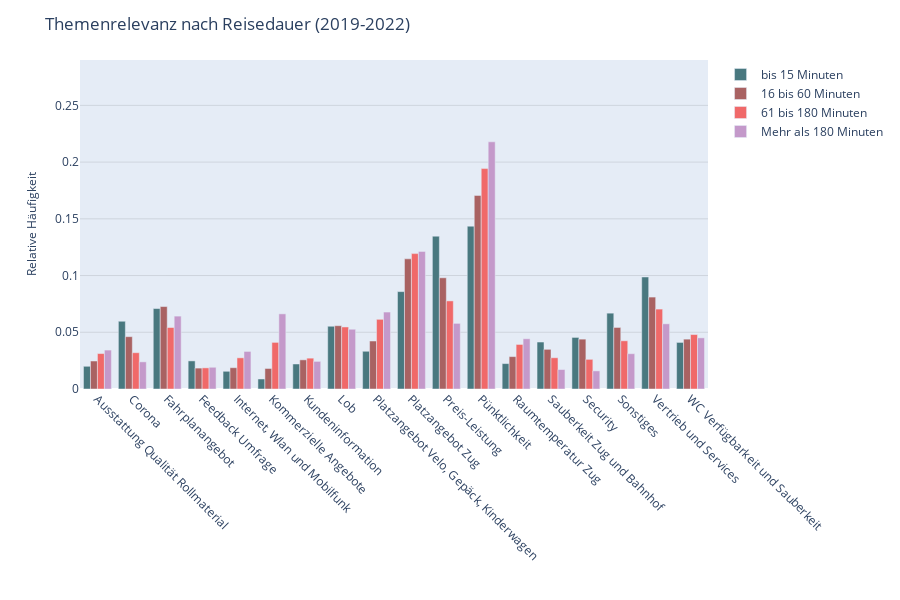

The cell this chart's notebook holds for it:
### Code cell
barchart_reisezeit = create_grouped_barchart(df_reisezeit,
                                             x_col="CustomName",
                                             y_col="relative_count",
                                             color_col="time_diff_grouped",
                                             color_discrete_sequence=color_discrete_sequence,
                                             title="Themenrelevanz nach Reisedauer (2019-2022)",
                                             xaxis_title='',
                                             yaxis_title='Relative Häufigkeit',
                                             legend_title='',
                                             template=template,
                                             path=path,
                                             filename="Themenrelevanz_Reisedauer")

### Figure 1 — Plotly figure (JSON) as saved in the notebook; plotly's stock layout.template omitted (floating-point values rounded to 4 significant figures)
{"data": [{"alignmentgroup": "True", "customdata": [["bis 15 Minuten"], ["bis 15 Minuten"], ["bis 15 Minuten"], ["bis 15 Minuten"], ["bis 15 Minuten"], ["bis 15 Minuten"], ["bis 15 Minuten"], ["bis 15 Minuten"], ["bis 15 Minuten"], ["bis 15 Minuten"], ["bis 15 Minuten"], ["bis 15 Minuten"], ["bis 15 Minuten"], ["bis 15 Minuten"], ["bis 15 Minuten"], ["bis 15 Minuten"], ["bis 15 Minuten"], ["bis 15 Minuten"]], "hovertemplate": "time_diff_grouped=%{customdata[0]}<br>CustomName=%{x}<br>relative_count=%{y}<extra></extra>", "legendgroup": "bis 15 Minuten", "marker": {"color": "#49787F", "pattern": {"shape": ""}}, "name": "bis 15 Minuten", "offsetgroup": "bis 15 Minuten", "orientation": "v", "showlegend": true, "textposition": "auto", "type": "bar", "x": ["Ausstattung Qualität Rollmaterial", "Corona", "Fahrplanangebot", "Feedback Umfrage", "Internet, Wlan und Mobilfunk", "Kommerzielle Angebote", "Kundeninformation", "Lob", "Platzangebot Velo, Gepäck, Kinderwagen", "Platzangebot Zug", "Preis-Leistung", "Pünktlichkeit", "Raumtemperatur Zug", "Sauberkeit Zug und Bahnhof", "Security", "Sonstiges", "Vertrieb und Services", "WC Verfügbarkeit und Sauberkeit"], "xaxis": "x", "y": [0.02002, 0.05972, 0.07092, 0.02477, 0.01561, 0.008823, 0.02206, 0.05531, 0.03325, 0.08585, 0.1347, 0.1435, 0.0224, 0.0414, 0.04547, 0.06685, 0.09874, 0.04106], "yaxis": "y"}, {"alignmentgroup": "True", "customdata": [["16 bis 60 Minuten"], ["16 bis 60 Minuten"], ["16 bis 60 Minuten"], ["16 bis 60 Minuten"], ["16 bis 60 Minuten"], ["16 bis 60 Minuten"], ["16 bis 60 Minuten"], ["16 bis 60 Minuten"], ["16 bis 60 Minuten"], ["16 bis 60 Minuten"], ["16 bis 60 Minuten"], ["16 bis 60 Minuten"], ["16 bis 60 Minuten"], ["16 bis 60 Minuten"], ["16 bis 60 Minuten"], ["16 bis 60 Minuten"], ["16 bis 60 Minuten"], ["16 bis 60 Minuten"]], "hovertemplate": "time_diff_grouped=%{customdata[0]}<br>CustomName=%{x}<br>relative_count=%{y}<extra></extra>", "legendgroup": "16 bis 60 Minuten", "marker": {"color": "#A96262", "pattern": {"shape": ""}}, "name": "16 bis 60 Minuten", "offsetgroup": "16 bis 60 Minuten", "orientation": "v", "showlegend": true, "textposition": "auto", "type": "bar", "x": ["Ausstattung Qualität Rollmaterial", "Corona", "Fahrplanangebot", "Feedback Umfrage", "Internet, Wlan und Mobilfunk", "Kommerzielle Angebote", "Kundeninformation", "Lob", "Platzangebot Velo, Gepäck, Kinderwagen", "Platzangebot Zug", "Preis-Leistung", "Pünktlichkeit", "Raumtemperatur Zug", "Sauberkeit Zug und Bahnhof", "Security", "Sonstiges", "Vertrieb und Services", "WC Verfügbarkeit und Sauberkeit"], "xaxis": "x", "y": [0.02467, 0.04613, 0.07268, 0.01843, 0.01877, 0.01808, 0.0257, 0.0558, 0.04229, 0.1147, 0.09803, 0.1707, 0.02856, 0.03497, 0.04395, 0.05425, 0.08103, 0.04395], "yaxis": "y"}, {"alignmentgroup": "True", "customdata": [["61 bis 180 Minuten"], ["61 bis 180 Minuten"], ["61 bis 180 Minuten"], ["61 bis 180 Minuten"], ["61 bis 180 Minuten"], ["61 bis 180 Minuten"], ["61 bis 180 Minuten"], ["61 bis 180 Minuten"], ["61 bis 180 Minuten"], ["61 bis 180 Minuten"], ["61 bis 180 Minuten"], ["61 bis 180 Minuten"], ["61 bis 180 Minuten"], ["61 bis 180 Minuten"], ["61 bis 180 Minuten"], ["61 bis 180 Minuten"], ["61 bis 180 Minuten"], ["61 bis 180 Minuten"]], "hovertemplate": "time_diff_grouped=%{customdata[0]}<br>CustomName=%{x}<br>relative_count=%{y}<extra></extra>", "legendgroup": "61 bis 180 Minuten", "marker": {"color": "#F06969", "pattern": {"shape": ""}}, "name": "61 bis 180 Minuten", "offsetgroup": "61 bis 180 Minuten", "orientation": "v", "showlegend": true, "textposition": "auto", "type": "bar", "x": ["Ausstattung Qualität Rollmaterial", "Corona", "Fahrplanangebot", "Feedback Umfrage", "Internet, Wlan und Mobilfunk", "Kommerzielle Angebote", "Kundeninformation", "Lob", "Platzangebot Velo, Gepäck, Kinderwagen", "Platzangebot Zug", "Preis-Leistung", "Pünktlichkeit", "Raumtemperatur Zug", "Sauberkeit Zug und Bahnhof", "Security", "Sonstiges", "Vertrieb und Services", "WC Verfügbarkeit und Sauberkeit"], "xaxis": "x", "y": [0.03124, 0.032, 0.05421, 0.01864, 0.02749, 0.04109, 0.02719, 0.05468, 0.06142, 0.1193, 0.07766, 0.1943, 0.03927, 0.02755, 0.02614, 0.04249, 0.07045, 0.048], "yaxis": "y"}, {"alignmentgroup": "True", "customdata": [["Mehr als 180 Minuten"], ["Mehr als 180 Minuten"], ["Mehr als 180 Minuten"], ["Mehr als 180 Minuten"], ["Mehr als 180 Minuten"], ["Mehr als 180 Minuten"], ["Mehr als 180 Minuten"], ["Mehr als 180 Minuten"], ["Mehr als 180 Minuten"], ["Mehr als 180 Minuten"], ["Mehr als 180 Minuten"], ["Mehr als 180 Minuten"], ["Mehr als 180 Minuten"], ["Mehr als 180 Minuten"], ["Mehr als 180 Minuten"], ["Mehr als 180 Minuten"], ["Mehr als 180 Minuten"], ["Mehr als 180 Minuten"]], "hovertemplate": "time_diff_grouped=%{customdata[0]}<br>CustomName=%{x}<br>relative_count=%{y}<extra></extra>", "legendgroup": "Mehr als 180 Minuten", "marker": {"color": "#C499CA", "pattern": {"shape": ""}}, "name": "Mehr als 180 Minuten", "offsetgroup": "Mehr als 180 Minuten", "orientation": "v", "showlegend": true, "textposition": "auto", "type": "bar", "x": ["Ausstattung Qualität Rollmaterial", "Corona", "Fahrplanangebot", "Feedback Umfrage", "Internet, Wlan und Mobilfunk", "Kommerzielle Angebote", "Kundeninformation", "Lob", "Platzangebot Velo, Gepäck, Kinderwagen", "Platzangebot Zug", "Preis-Leistung", "Pünktlichkeit", "Raumtemperatur Zug", "Sauberkeit Zug und Bahnhof", "Security", "Sonstiges", "Vertrieb und Services", "WC Verfügbarkeit und Sauberkeit"], "xaxis": "x", "y": [0.03432, 0.02394, 0.06425, 0.01915, 0.03312, 0.06624, 0.02434, 0.05267, 0.06784, 0.1213, 0.05786, 0.2179, 0.04429, 0.01716, 0.01596, 0.03113, 0.05746, 0.04509], "yaxis": "y"}], "layout": {"barmode": "group", "height": 600, "legend": {"title": {"text": ""}, "tracegroupgap": 0}, "margin": {"t": 60}, "title": {"text": "Themenrelevanz nach Reisedauer (2019-2022)"}, "width": 900, "xaxis": {"anchor": "y", "automargin": true, "domain": [0, 1], "showgrid": false, "tickangle": 45, "tickfont": {"size": 12}, "tickmode": "array", "ticktext": ["Ausstattung Qualität Rollmaterial", "Corona", "Fahrplanangebot", "Feedback Umfrage", "Internet, Wlan und Mobilfunk", "Kommerzielle Angebote", "Kundeninformation", "Lob", "Platzangebot Velo, Gepäck, Kinderwagen", "Platzangebot Zug", "Preis-Leistung", "Pünktlichkeit", "Raumtemperatur Zug", "Sauberkeit Zug und Bahnhof", "Security", "Sonstiges", "Vertrieb und Services", "WC Verfügbarkeit und Sauberkeit", "Ausstattung Qualität Rollmaterial", "Corona", "Fahrplanangebot", "Feedback Umfrage", "Internet, Wlan und Mobilfunk", "Kommerzielle Angebote", "Kundeninformation", "Lob", "Platzangebot Velo, Gepäck, Kinderwagen", "Platzangebot Zug", "Preis-Leistung", "Pünktlichkeit", "Raumtemperatur Zug", "Sauberkeit Zug und Bahnhof", "Security", "Sonstiges", "Vertrieb und Services", "WC Verfügbarkeit und Sauberkeit", "Ausstattung Qualität Rollmaterial", "Corona", "Fahrplanangebot", "Feedback Umfrage", "Internet, Wlan und Mobilfunk", "Kommerzielle Angebote", "Kundeninformation", "Lob", "Platzangebot Velo, Gepäck, Kinderwagen", "Platzangebot Zug", "Preis-Leistung", "Pünktlichkeit", "Raumtemperatur Zug", "Sauberkeit Zug und Bahnhof", "Security", "Sonstiges", "Vertrieb und Services", "WC Verfügbarkeit und Sauberkeit", "Ausstattung Qualität Rollmaterial", "Corona", "Fahrplanangebot", "Feedback Umfrage", "Internet, Wlan und Mobilfunk", "Kommerzielle Angebote", "Kundeninformation", "Lob", "Platzangebot Velo, Gepäck, Kinderwagen", "Platzangebot Zug", "Preis-Leistung", "Pünktlichkeit", "Raumtemperatur Zug", "Sauberkeit Zug und Bahnhof", "Security", "Sonstiges", "Vertrieb und Services", "WC Verfügbarkeit und Sauberkeit"], "tickvals": [0, 1, 2, 3, 4, 5, 6, 7, 8, 9, 10, 11, 12, 13, 14, 15, 16, 17, 18, 19, 20, 21, 22, 23, 24, 25, 26, 27, 28, 29, 30, 31, 32, 33, 34, 35, 36, 37, 38, 39, 40, 41, 42, 43, 44, 45, 46, 47, 48, 49, 50, 51, 52, 53, 54, 55, 56, 57, 58, 59, 60, 61, 62, 63, 64, 65, 66, 67, 68, 69, 70, 71], "tickwidth": 1, "title": {"text": ""}}, "yaxis": {"anchor": "x", "domain": [0, 1], "gridcolor": "rgba(0,0,0,0.1)", "gridwidth": 1, "range": [0, 0.29], "showgrid": true, "title": {"font": {"size": 12}, "text": "Relative Häufigkeit"}}}}
